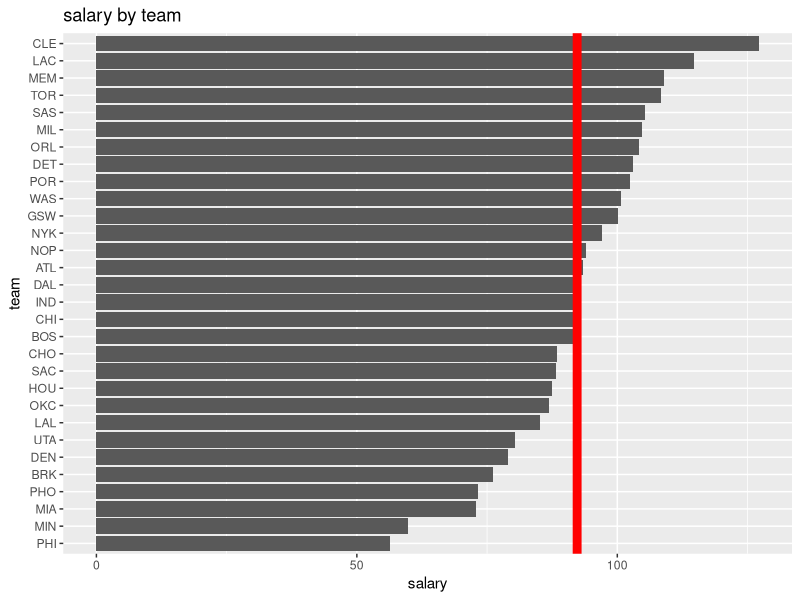
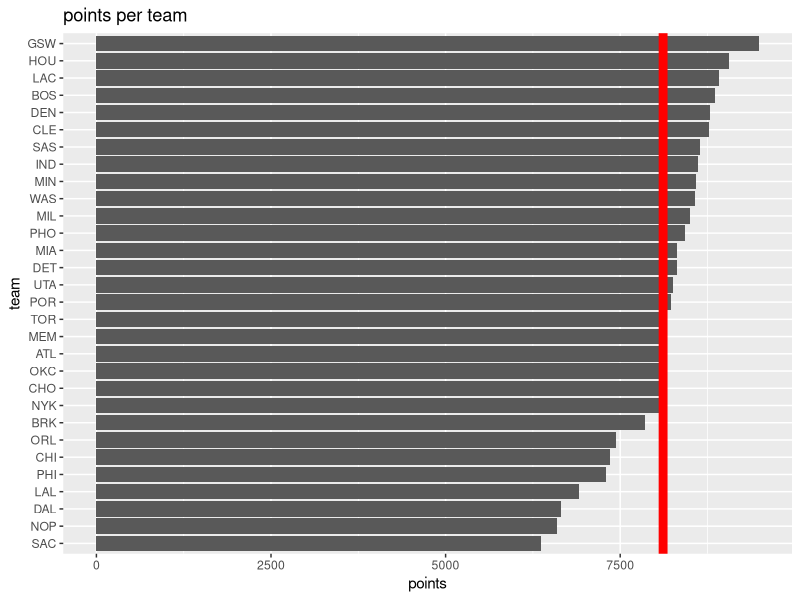
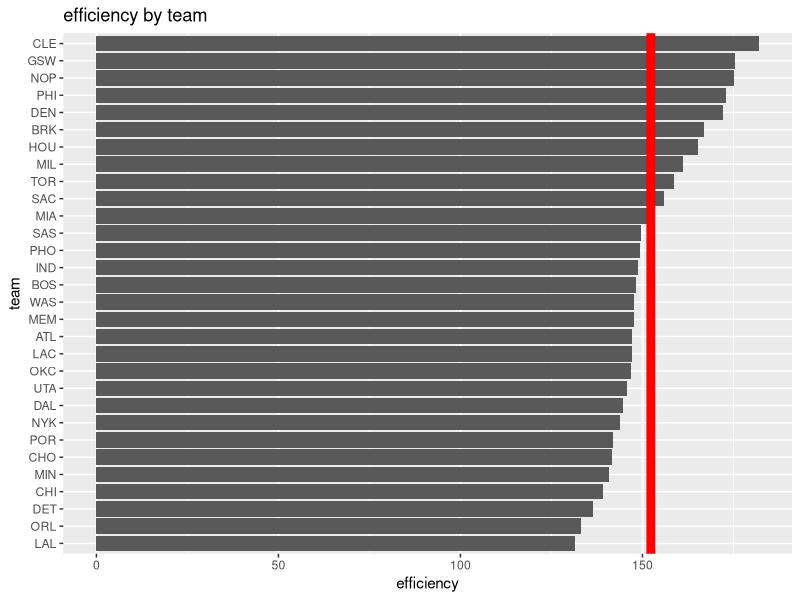
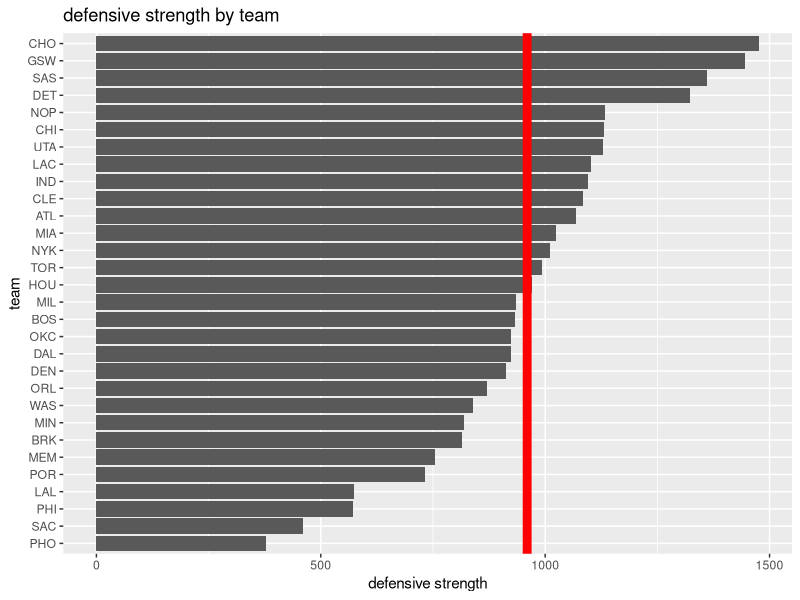

Source code (R) for these figures, in order:
## ---- chunk 1
knitr::opts_chunk$set(echo = TRUE)
## ---- chunk 2
teams <- read.csv("../data/nba2018-teams.csv")

library(dplyr)
dat <- arrange(teams, desc(salary))

library(ggplot2)

avgsal <- mean(dat$salary)
avgsal
ggplot(dat, aes(x = reorder(team, salary), y = salary)) +
  geom_bar(stat = 'identity') +
  geom_hline(yintercept = avgsal, size = 3, color = "red") +
  xlab("team") + ylab("salary") + ggtitle("salary by team") +
  coord_flip()

avgpts <- mean(dat$points)
ggplot(dat, aes(x = reorder(team, points), y = points)) +
  geom_bar(stat = 'identity') +
  geom_hline(yintercept = avgpts, size = 3, color = "red") +
  xlab("team") + ylab("points") + ggtitle("points per team") + 
  coord_flip()

avgeff <- mean(dat$efficiency)
ggplot(dat, aes(x = reorder(team, efficiency), y = efficiency)) +
  geom_bar(stat = 'identity') +
  geom_hline(yintercept = avgeff, size = 3, color = "red") +
  xlab("team") + ylab("efficiency") + ggtitle("efficiency by team") + 
  coord_flip()

index <- dat$def_rebounds + dat$steals + dat$blocks - dat$turnovers - dat$fouls
dat <- mutate(dat, index)
# index measuring defensive power of team
avgindex <- mean(dat$index)
ggplot(dat, aes(x = reorder(team, index), y = index)) +
  geom_bar(stat = 'identity') +
  geom_hline(yintercept = avgindex, size = 3, color = "red") +
  xlab("team") + ylab("defensive strength") + ggtitle("defensive strength by team") +
  coord_flip()
  
